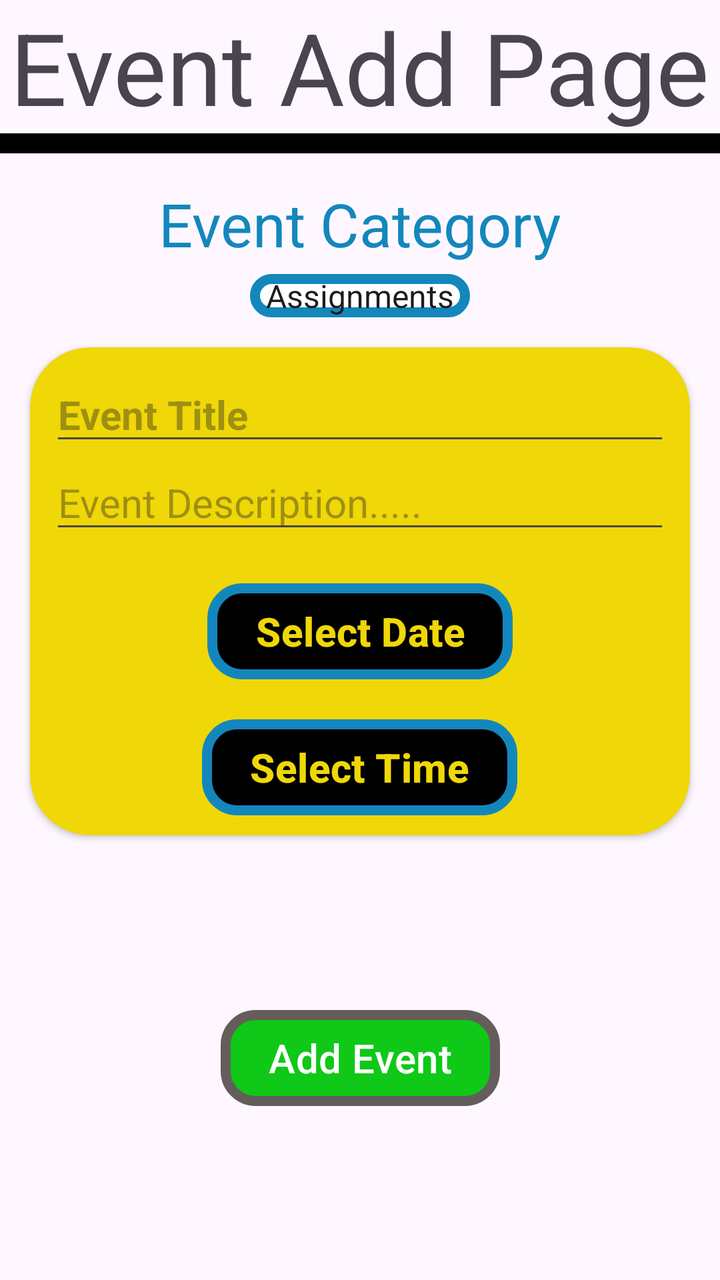
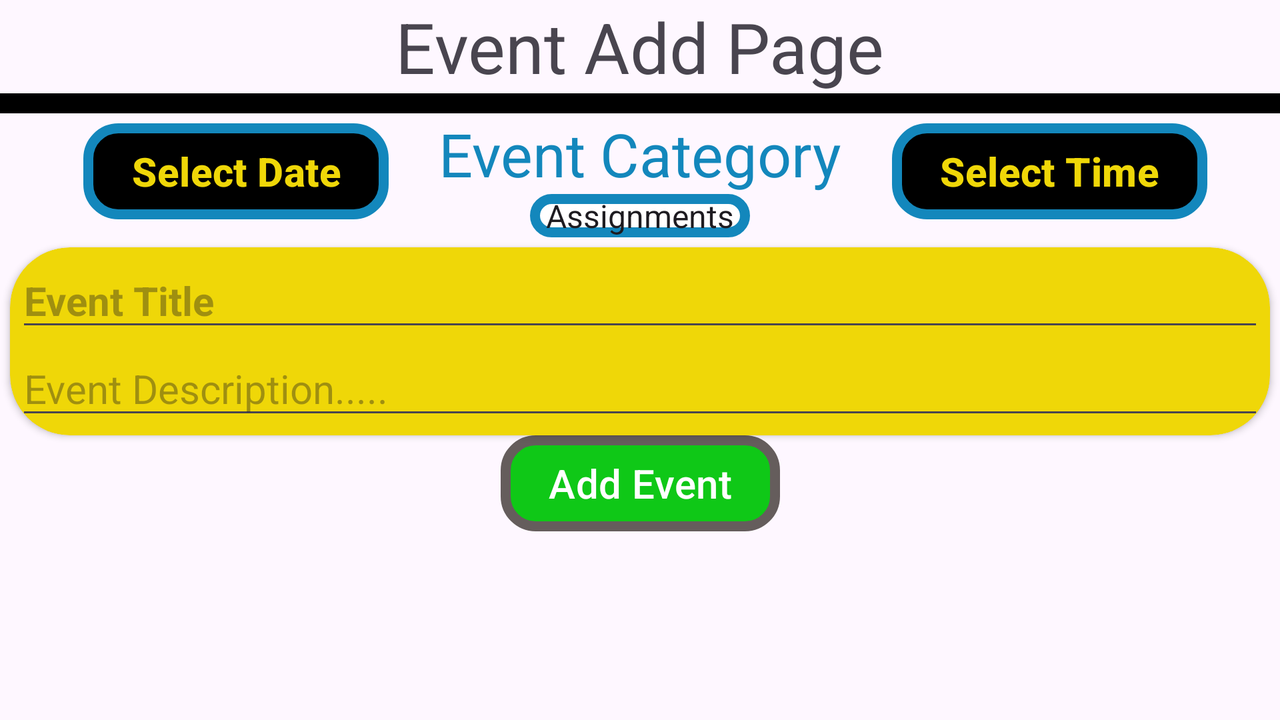

An Android layout and its configuration variant, each rendered on a device that would load it. The default file and the variant file are quoted in full after the pictures.
<!-- AndroidManifest.xml: application theme Theme.Attemp1_calendar -->
<!-- res/layout/fragment_event_add.xml -->
<?xml version="1.0" encoding="utf-8"?>
<androidx.constraintlayout.widget.ConstraintLayout
    xmlns:android="http://schemas.android.com/apk/res/android"
    xmlns:app="http://schemas.android.com/apk/res-auto"
    xmlns:tools="http://schemas.android.com/tools"
    android:layout_width="match_parent"
    android:layout_height="match_parent"
    tools:context=".EventAddFragment">


    <TextView
        android:id="@+id/eventPageTitle_txtView"
        android:layout_width="wrap_content"
        android:layout_height="wrap_content"
        android:text="@string/event_add_title"
        android:textSize="50dp"
        app:layout_constraintEnd_toEndOf="parent"
        app:layout_constraintStart_toStartOf="parent"
        app:layout_constraintTop_toTopOf="parent" />

    <View
        android:id="@+id/rectangleView"
        android:layout_width="wrap_content"
        android:layout_height="10dp"
        android:background="@color/black"
        app:layout_constraintEnd_toEndOf="parent"
        app:layout_constraintStart_toStartOf="parent"
        app:layout_constraintTop_toBottomOf="@+id/eventPageTitle_txtView" />

    <TextView
        android:id="@+id/eventCategory_txtView"
        android:layout_width="wrap_content"
        android:layout_height="wrap_content"
        android:text="@string/event_category_title"
        android:textSize="30dp"
        android:textColor="@color/light_blue"
        android:layout_marginTop="15dp"
        app:layout_constraintEnd_toEndOf="parent"
        app:layout_constraintStart_toStartOf="parent"
        app:layout_constraintTop_toBottomOf="@id/rectangleView" />

    <Spinner
        android:id="@+id/eventCategory_spinner"
        android:layout_width="wrap_content"
        android:layout_height="wrap_content"
        android:layout_marginTop="5dp"
        android:entries="@array/event_categories"
        android:gravity="center"
        android:background="@drawable/spinner_border"
        app:layout_constraintEnd_toEndOf="parent"
        app:layout_constraintStart_toStartOf="parent"
        app:layout_constraintTop_toBottomOf="@id/eventCategory_txtView" />

    <ImageButton
        android:id="@+id/informationIconBtn"
        android:layout_width="22dp"
        android:layout_height="22dp"
        android:layout_marginTop="5dp"
        android:layout_marginStart="15dp"
        android:background="@drawable/info_icon"
        app:layout_constraintStart_toEndOf="@id/eventCategory_spinner"
        app:layout_constraintTop_toBottomOf="@id/eventCategory_txtView"/>

    <androidx.cardview.widget.CardView
        android:id="@+id/cardview_1"
        android:layout_width="0dp"
        android:layout_height="wrap_content"
        app:cardCornerRadius="30dp"
        app:cardBackgroundColor="@color/assignmentsColor"
        android:layout_margin="15dp"
        app:layout_constraintEnd_toEndOf="parent"
        app:layout_constraintStart_toStartOf="parent"
        app:layout_constraintTop_toBottomOf="@id/eventCategory_spinner" >

        <LinearLayout
            android:id="@+id/linear_layout_1"
            android:layout_width="match_parent"
            android:layout_height="wrap_content"
            android:orientation="vertical"
            android:padding="10dp">

            <EditText
                android:id="@+id/eventTitle_edtTxt"
                android:layout_width="match_parent"
                android:layout_height="wrap_content"
                android:textColor="#FFFFFF"
                android:textStyle="bold"
                android:hint="@string/event_title"
                android:textSize="20sp" />

            <EditText
                android:id="@+id/eventDesc_edtTxt"
                android:layout_width="match_parent"
                android:layout_height="wrap_content"
                android:textColor="#FFFFFF"
                android:hint="@string/event_desc"
                android:textSize="20sp" />









            <Button
                android:id="@+id/selectDateBtn"
                android:layout_width="wrap_content"
                android:layout_height="wrap_content"
                android:text="@string/selectDate_txt"
                android:textSize="20sp"
                android:textColor="@color/assignmentsColor"
                android:textStyle="bold"
                android:layout_gravity="center"
                android:layout_marginTop="20dp"
                android:background="@drawable/timer_border_btn"
                app:backgroundTint="@null" />

            <Button
                android:id="@+id/selectTimeBtn"
                android:layout_width="wrap_content"
                android:layout_height="wrap_content"
                android:text="@string/selectTime_txt"
                android:textSize="20sp"
                android:textColor="@color/assignmentsColor"
                android:textStyle="bold"
                android:layout_gravity="center"
                android:layout_marginTop="20dp"
                android:background="@drawable/timer_border_btn"
                app:backgroundTint="@null" />

        </LinearLayout>
    </androidx.cardview.widget.CardView>


    <Button
        android:id="@+id/addEventBtn"
        android:layout_width="wrap_content"
        android:layout_height="wrap_content"
        android:text="@string/add_event_btn_txt"
        android:textSize="20sp"
        android:background="@drawable/add_event_btn_border"
        app:backgroundTint="@null"
        app:layout_constraintBottom_toBottomOf="parent"
        app:layout_constraintStart_toStartOf="parent"
        app:layout_constraintEnd_toEndOf="parent"
        app:layout_constraintTop_toBottomOf="@id/cardview_1"/>


</androidx.constraintlayout.widget.ConstraintLayout>
<!-- resources referenced by this layout -->
<resources>
  <string-array name="event_categories">
          <item>Assignments</item>
          <item>Repetitive</item>
          <item>Major</item>
      </string-array>
  <color name="assignmentsColor">#EFD708</color>
  <color name="black">#FF000000</color>
  <color name="light_blue">#1387BC</color>
  <!-- drawable add_event_btn_border (drawable) -->
  <?xml version="1.0" encoding="utf-8"?>
  <shape xmlns:android="http://schemas.android.com/apk/res/android">
      <solid android:color="@color/add_event_btn_color" />
      <corners android:radius="15dp" />
      <stroke
          android:width="5dp"
          android:color="@color/light_grey" />
  </shape>
  <!-- drawable spinner_border (drawable) -->
  <?xml version="1.0" encoding="utf-8"?>
  <shape xmlns:android="http://schemas.android.com/apk/res/android"
      android:shape="rectangle">
      <solid android:color="#FFFFFF" />
      <corners android:radius="10dp" />
      <stroke
          android:color="@color/light_blue"
          android:width="5dp" />
  </shape>
  <!-- drawable timer_border_btn (drawable) -->
  <?xml version="1.0" encoding="utf-8"?>
  <shape xmlns:android="http://schemas.android.com/apk/res/android">
      <solid android:color="@color/black" />
      <corners android:radius="15dp" />
      <stroke
          android:width="5dp"
          android:color="@color/light_blue" />
  </shape>
  <string name="add_event_btn_txt">Add Event</string>
  <string name="event_add_title">Event Add Page</string>
  <string name="event_category_title">Event Category</string>
  <string name="event_desc">Event Description.....</string>
  <string name="event_title">Event Title</string>
  <string name="selectDate_txt">Select Date</string>
  <string name="selectTime_txt">Select Time</string>
  <style name="Theme.Attemp1_calendar" parent="Base.Theme.Attemp1_calendar" />
  <color name="add_event_btn_color">#0FC817</color>
  <color name="light_grey">#655D5C</color>
  <style name="Base.Theme.Attemp1_calendar" parent="Theme.Material3.DayNight.NoActionBar">
          
          
      </style>
</resources>
<!-- res/layout-land/fragment_event_add.xml (the repository's variant of the layout above) -->
<!-- drawn on the phone turned sideways -->
<?xml version="1.0" encoding="utf-8"?>
<androidx.constraintlayout.widget.ConstraintLayout
    xmlns:android="http://schemas.android.com/apk/res/android"
    xmlns:app="http://schemas.android.com/apk/res-auto"
    xmlns:tools="http://schemas.android.com/tools"
    android:layout_width="match_parent"
    android:layout_height="match_parent"
    tools:context=".EventAddFragment">


    <TextView
        android:id="@+id/eventPageTitle_txtView"
        android:layout_width="wrap_content"
        android:layout_height="wrap_content"
        android:text="@string/event_add_title"
        android:textSize="35dp"
        app:layout_constraintEnd_toEndOf="parent"
        app:layout_constraintStart_toStartOf="parent"
        app:layout_constraintTop_toTopOf="parent" />

    <View
        android:id="@+id/rectangleView"
        android:layout_width="wrap_content"
        android:layout_height="10dp"
        android:background="@color/black"
        app:layout_constraintEnd_toEndOf="parent"
        app:layout_constraintStart_toStartOf="parent"
        app:layout_constraintTop_toBottomOf="@+id/eventPageTitle_txtView" />

    <Button
        android:id="@+id/selectDateBtn"
        android:layout_width="wrap_content"
        android:layout_height="wrap_content"
        android:text="@string/selectDate_txt"
        android:textSize="20sp"
        android:textColor="@color/assignmentsColor"
        android:textStyle="bold"
        android:layout_gravity="center"
        android:layout_marginTop="5dp"
        android:background="@drawable/timer_border_btn"
        android:layout_marginEnd="25dp"
        app:backgroundTint="@null"
        app:layout_constraintEnd_toStartOf="@id/eventCategory_txtView"
        app:layout_constraintTop_toBottomOf="@id/rectangleView" />

    <TextView
        android:id="@+id/eventCategory_txtView"
        android:layout_width="wrap_content"
        android:layout_height="wrap_content"
        android:text="@string/event_category_title"
        android:textSize="30dp"
        android:textColor="@color/light_blue"
        app:layout_constraintEnd_toEndOf="parent"
        app:layout_constraintStart_toStartOf="parent"
        app:layout_constraintTop_toBottomOf="@id/rectangleView" />

    <Button
        android:id="@+id/selectTimeBtn"
        android:layout_width="wrap_content"
        android:layout_height="wrap_content"
        android:text="@string/selectTime_txt"
        android:textSize="20sp"
        android:textColor="@color/assignmentsColor"
        android:textStyle="bold"
        android:layout_gravity="center"
        android:layout_marginTop="5dp"
        android:layout_marginStart="25dp"
        android:background="@drawable/timer_border_btn"
        app:backgroundTint="@null"
        app:layout_constraintStart_toEndOf="@id/eventCategory_txtView"
        app:layout_constraintTop_toBottomOf="@id/rectangleView" />

    <Spinner
        android:id="@+id/eventCategory_spinner"
        android:layout_width="wrap_content"
        android:layout_height="wrap_content"
        android:entries="@array/event_categories"
        android:gravity="center"
        android:background="@drawable/spinner_border"
        app:layout_constraintEnd_toEndOf="parent"
        app:layout_constraintStart_toStartOf="parent"
        app:layout_constraintTop_toBottomOf="@id/eventCategory_txtView" />

    <ImageButton
        android:id="@+id/informationIconBtn"
        android:layout_width="22dp"
        android:layout_height="22dp"
        android:layout_marginStart="15dp"
        android:background="@drawable/info_icon"
        app:layout_constraintStart_toEndOf="@id/eventCategory_spinner"
        app:layout_constraintTop_toBottomOf="@id/eventCategory_txtView"/>

    <androidx.cardview.widget.CardView
        android:id="@+id/cardview_1"
        android:layout_width="0dp"
        android:layout_height="wrap_content"
        app:cardCornerRadius="30dp"
        app:cardBackgroundColor="@color/assignmentsColor"
        android:layout_margin="5dp"
        app:layout_constraintEnd_toEndOf="parent"
        app:layout_constraintStart_toStartOf="parent"
        app:layout_constraintTop_toBottomOf="@id/eventCategory_spinner" >

        <LinearLayout
            android:id="@+id/linear_layout_1"
            android:layout_width="match_parent"
            android:layout_height="wrap_content"
            android:orientation="vertical"
            android:padding="3dp">

            <EditText
                android:id="@+id/eventTitle_edtTxt"
                android:layout_width="match_parent"
                android:layout_height="wrap_content"
                android:textColor="#FFFFFF"
                android:textStyle="bold"
                android:hint="@string/event_title"
                android:textSize="20sp" />

            <EditText
                android:id="@+id/eventDesc_edtTxt"
                android:layout_width="match_parent"
                android:layout_height="wrap_content"
                android:textColor="#FFFFFF"
                android:hint="@string/event_desc"
                android:textSize="20sp" />

        </LinearLayout>
    </androidx.cardview.widget.CardView>


    <Button
        android:id="@+id/addEventBtn"
        android:layout_width="wrap_content"
        android:layout_height="wrap_content"
        android:text="@string/add_event_btn_txt"
        android:textSize="20sp"
        android:background="@drawable/add_event_btn_border"
        app:backgroundTint="@null"
        app:layout_constraintStart_toStartOf="parent"
        app:layout_constraintEnd_toEndOf="parent"
        app:layout_constraintTop_toBottomOf="@id/cardview_1"/>


</androidx.constraintlayout.widget.ConstraintLayout>
